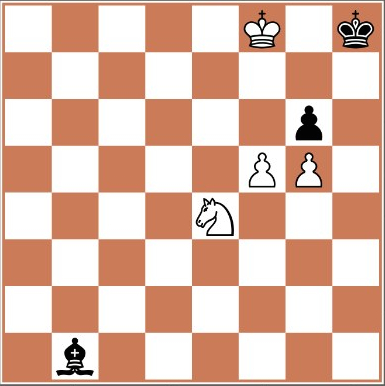
#> input picture examples/board1.jpg, 385 x 386 px
$ python grid.py   (Python 2 division)   (older library calls are emulated)
#> lines starting #> are read from the running program, lines starting #| are printed output that depends on the picture; after the words box and inside, x2 and y2 are one past the last pixel; in counts of white or black regions, pixels touching at a corner belong together
import cv2
import numpy as np

threshold1 = 50
threshold2 = 150
apertureSize = 3

houghThreshold = 200
thresholdDecr = 5

gridWidth = 640
gridHeight = 640
closeLineThreshold = 40

def point(rho, theta):
    a = np.cos(theta)
    b = np.sin(theta)
    x0 = a * rho
    y0 = b * rho
    x1 = int(x0 + 1000 * (-b))
    y1 = int(y0 + 1000 * a)
    x2 = int(x0 - 1000 * (-b))
    y2 = int(y0 - 1000 * a)
    return [(x1, y1), (x2, y2)]

def horizontal(theta):
    return abs(np.cos(theta)) < np.cos(np.pi / 4)

def vertical(theta):
    return not horizontal(theta)

def partitionLines(lines):
    def map1(x):
        ((x1, y1), (x2, y2)) = point(x[0], x[1])
        return (x1 + x2) / 2
    def map2(x):
        ((x1, y1), (x2, y2)) = point(x[0], x[1])
        return (y1 + y2) / 2

    v = map(map1, filter(lambda x: vertical(x[1]), lines))
    v.sort()
    h = map(map2, filter(lambda x: horizontal(x[1]), lines))
    h.sort()

    return (v, h)

def filterCloseLines(lines, threshold = closeLineThreshold):
    i = 0
    ret = []
    while i < len(lines):
        itmp = i
        cnt = 0
        while i < len(lines) and (lines[i] - lines[itmp] < threshold):
            cnt += lines[i]
            i += 1
        ret.append(cnt / (i - itmp))

    return ret

def drawLines(image, horizontal, vertical):
    for x in vertical:
        cv2.line(image, (x, 0), (x, 1000), (0, 0, 255), 2)
    for y in horizontal:
        cv2.line(image, (0, y), (1000, y), (0, 0, 255), 2)

def grid(filename):
#> called with filename = 'examples/board1.jpg'
    im_gray = cv2.imread(filename, cv2.CV_LOAD_IMAGE_GRAYSCALE)
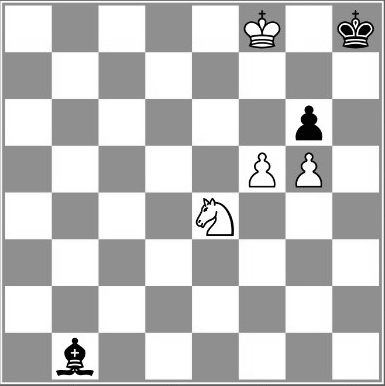
#> im_gray: shape (386, 385); min 2, max 255, mean 193.9
    resized_im = cv2.resize(im_gray, (gridWidth, gridHeight))
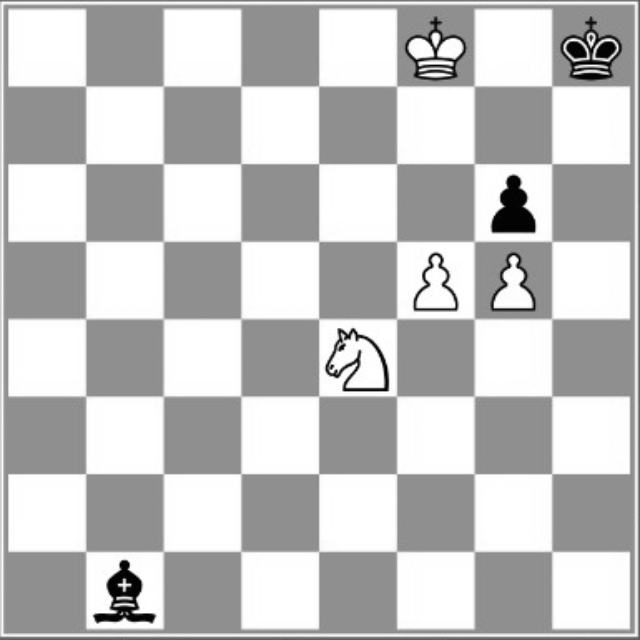
#> resized_im: shape (640, 640); min 2, max 255, mean 193.9
    (thresh, im_bw) = cv2.threshold(resized_im, 128, 255, cv2.THRESH_BINARY | cv2.THRESH_OTSU)
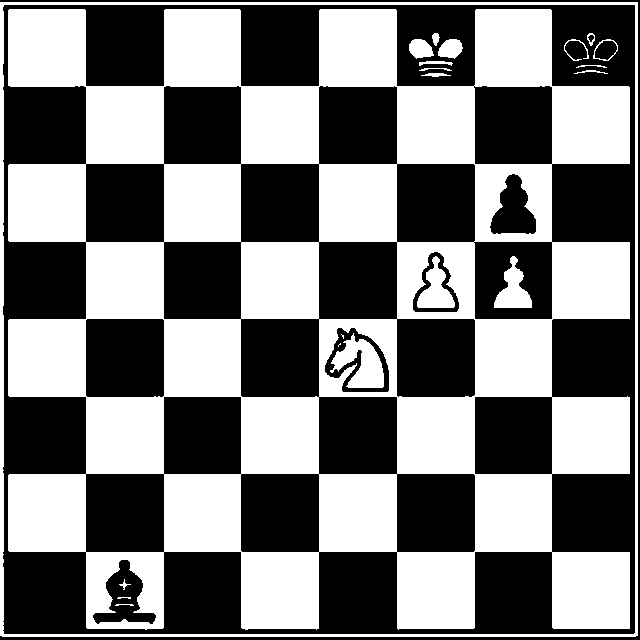
#> im_bw: shape (640, 640); 48.4% white; 21 white regions (2 under 20 px), largest, box (x1, y1, x2, y2) and area: (8, 9, 630, 630) 184891, (0, 2, 638, 637) 8175, (330, 333, 384, 388) 1588
#> thresh = 195
    print "threshold: " + str(thresh)
#| threshold: 195.0
    edges = cv2.Canny(im_bw, threshold1, threshold2, apertureSize = apertureSize)
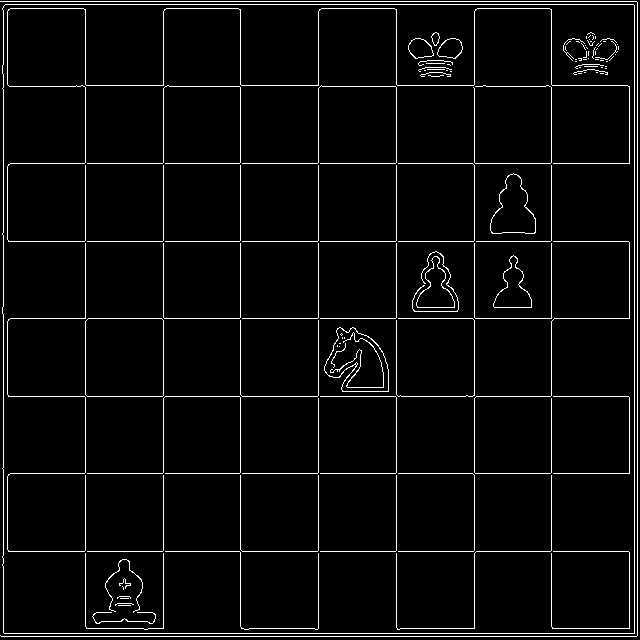
#> edges: shape (640, 640); 4% white in thin lines or dots
    bgr = cv2.cvtColor(im_bw, cv2.COLOR_GRAY2BGR)

    for i in range(houghThreshold / thresholdDecr):
        lines = cv2.HoughLines(edges, 1, np.pi / 180, houghThreshold - (i * thresholdDecr))
        if lines is None:
            continue

        lines = lines[0]
        (vertical, horizontal) = partitionLines(lines)
        vertical = filterCloseLines(vertical)
        horizontal = filterCloseLines(horizontal)

        if len(vertical) >= 8 and len(horizontal) >= 8: break

    drawLines(bgr, horizontal, vertical)
#> the loop in drawLines, `for y in horizontal:` made 1 pass
#> after the loop in drawLines, `for y in horizontal:`:
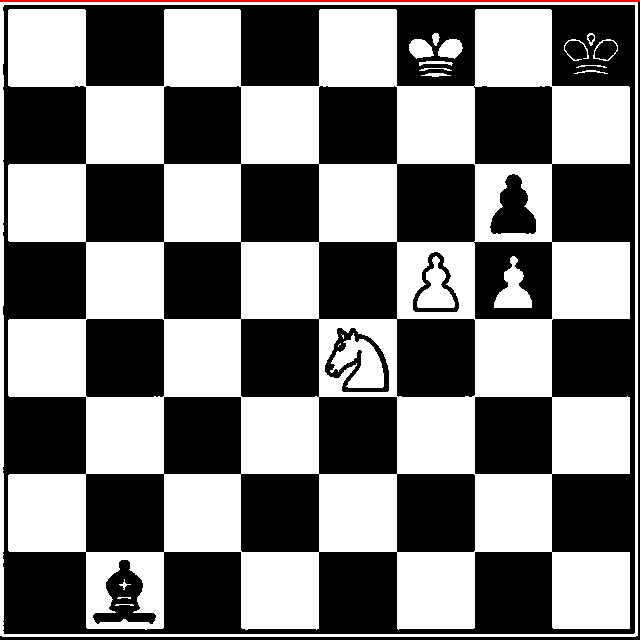
#> image: shape (640, 640, 3); mean B, G, R 123.3, 123.3, 124.1

    cv2.namedWindow('image', cv2.WINDOW_NORMAL)
    cv2.imshow('image', bgr)
    cv2.waitKey(0)
    cv2.destroyAllWindows()

grid('examples/board1.jpg')
# grid('examples/board2.jpg')
# grid('examples/board3.jpg')
# grid('examples/board4.jpg')

$ run again, with examples/board2.jpg copied over examples/board1.jpg
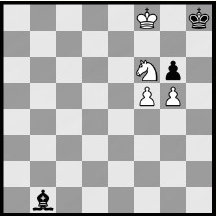
#> input picture examples/board2.jpg, 217 x 216 px
#> in grid, `(thresh, im_bw) = cv2.threshold(resized_im, 128, 255, cv2.THRESH_BINAR..`:
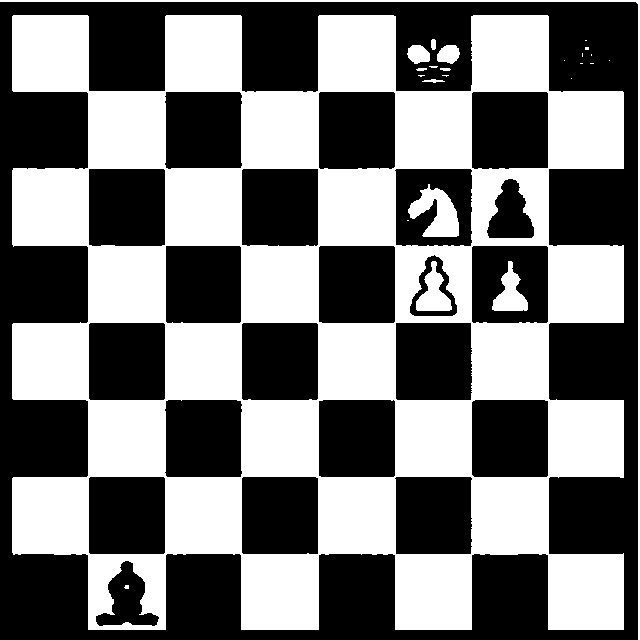
#> im_bw: shape (640, 640); 46.9% white; 25 white regions (14 under 20 px), largest, box (x1, y1, x2, y2) and area: (12, 15, 624, 630) 185395, (0, 0, 640, 640) 2559, (408, 184, 459, 237) 1499
#> thresh = 182
#| threshold: 182.0
#> in grid, `edges = cv2.Canny(im_bw, threshold1, threshold2, apertureSize = apertu..`:
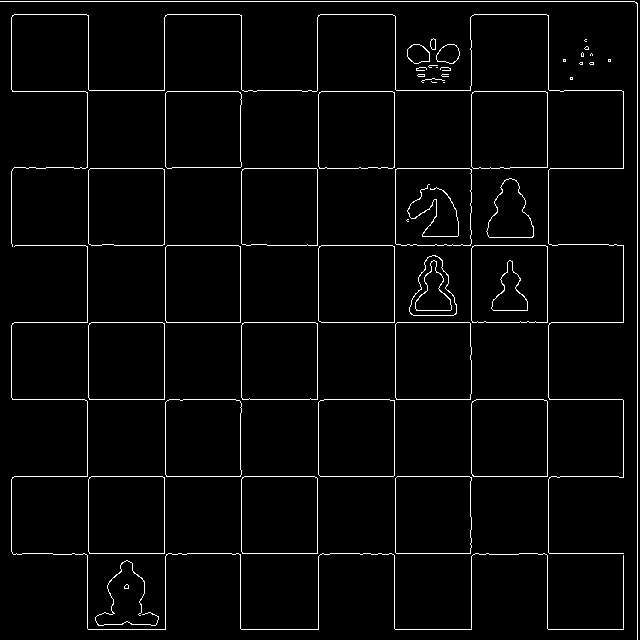
#> edges: shape (640, 640); 3% white in thin lines or dots
#> the loop in drawLines, `for x in vertical:` made 1 pass
#> x on pass 1: 637

$ run again, with examples/board3.jpg copied over examples/board1.jpg
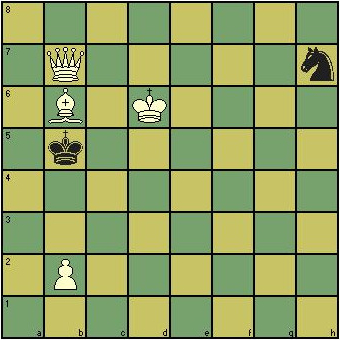
#> input picture examples/board3.jpg, 340 x 340 px
#> in grid, `(thresh, im_bw) = cv2.threshold(resized_im, 128, 255, cv2.THRESH_BINAR..`:
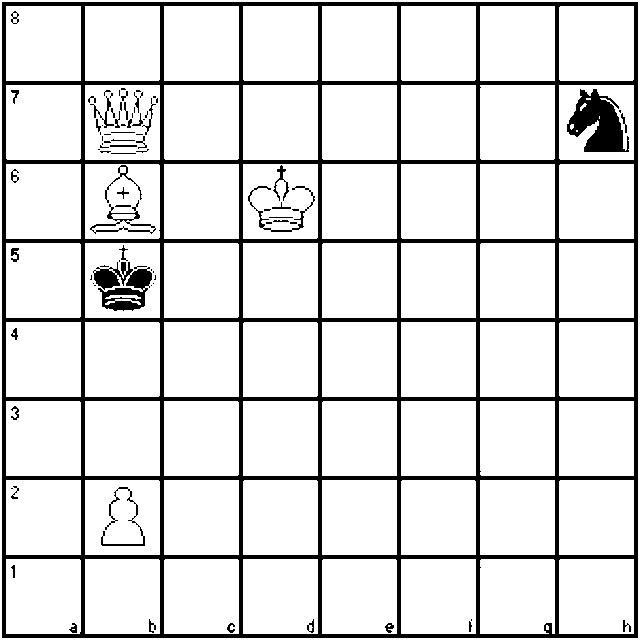
#> im_bw: shape (640, 640); 87.4% white; 89 black regions (44 under 20 px), largest, box (x1, y1, x2, y2) and area: (2, 2, 638, 638) 44619, (567, 89, 629, 152) 2271, (93, 262, 152, 311) 1610
#> thresh = 98
#| threshold: 98.0
#> in grid, `edges = cv2.Canny(im_bw, threshold1, threshold2, apertureSize = apertu..`:
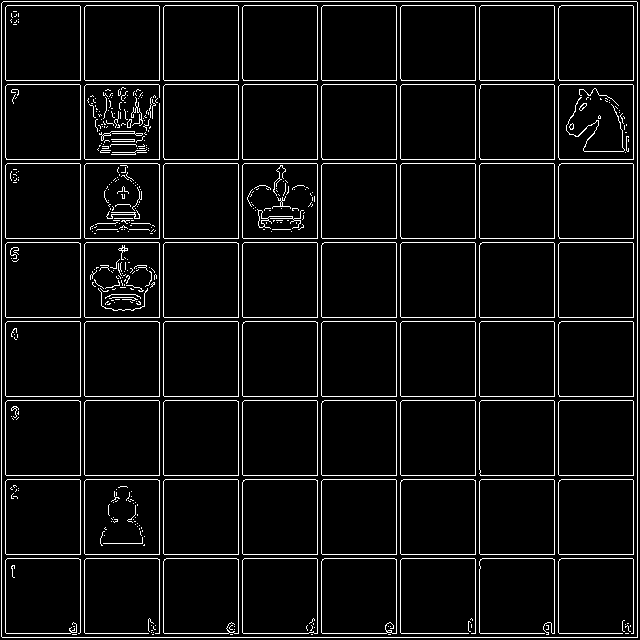
#> edges: shape (640, 640); 6.1% white in thin lines or dots
#> the loop in drawLines, `for x in vertical:` made 1 pass
#> x on pass 1: 637

$ run again, with examples/board4.jpg copied over examples/board1.jpg
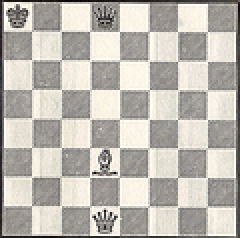
#> input picture examples/board4.jpg, 120 x 119 px (shown 2 times larger)
#> in grid, `(thresh, im_bw) = cv2.threshold(resized_im, 128, 255, cv2.THRESH_BINAR..`:
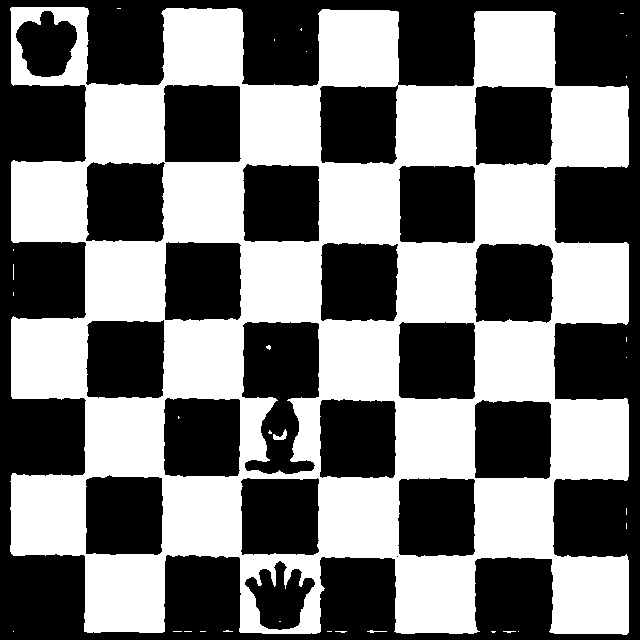
#> im_bw: shape (640, 640); 47.6% white; 31 white regions (28 under 20 px), largest, box (x1, y1, x2, y2) and area: (10, 7, 629, 635) 194524, (273, 429, 287, 440) 75, (367, 630, 387, 633) 27
#> thresh = 187
#| threshold: 187.0
#> in grid, `edges = cv2.Canny(im_bw, threshold1, threshold2, apertureSize = apertu..`:
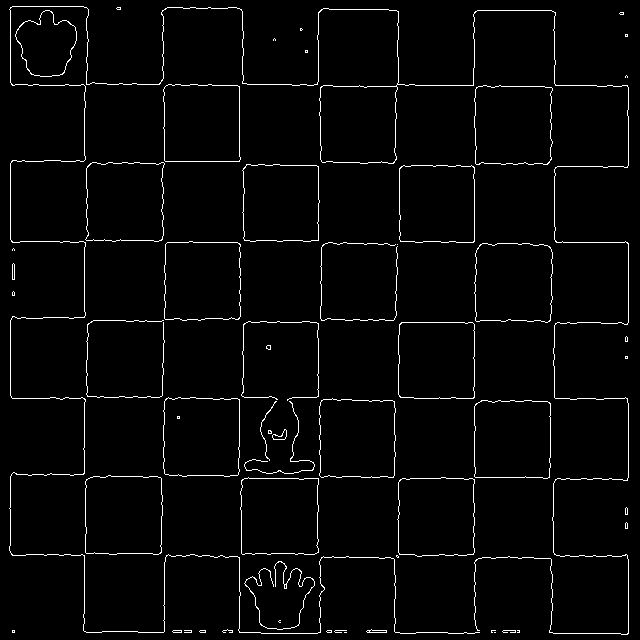
#> edges: shape (640, 640); 2.7% white in thin lines or dots
#> the loop in drawLines, `for x in vertical:` made 1 pass
#> x on pass 1: 474
